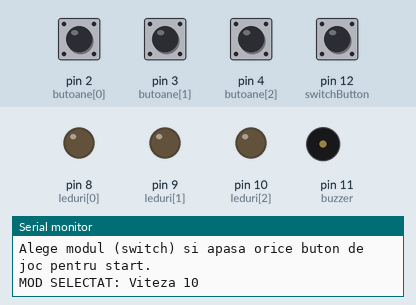
This sketch was run on a simulated Arduino Uno, built with avr-gcc and run on an emulated ATmega328P. On the bench: output pins drawn as LEDs (lit = HIGH), buzzer (waves = sounding), the last lines printed to the serial monitor. Dashed ring = blinking. The inputs (shaded band) are chosen by the test bench; at power-on: pin 2 (butoane[0]), pin 3 (butoane[1]), pin 4 (butoane[2]), pin 12 (switchButton) HIGH. Random numbers use the default seed unless the sketch sets one.

Above: at 1.2 s.
1.3 s: pin 2 (butoane[0]) pulled LOW for 1 s
At 2.02 s:
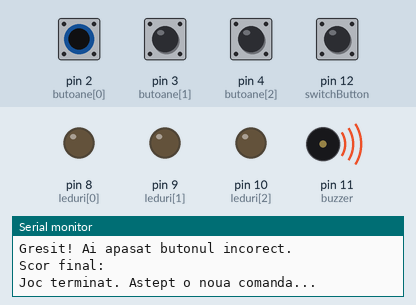
4.3 s: pin 4 (butoane[2]) pulled LOW for 1 s
At 6.3 s:
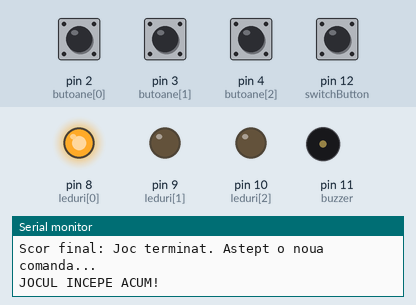
7.3 s: pin 12 (switchButton) pulled LOW for 0.15 s
At 7.6 s:
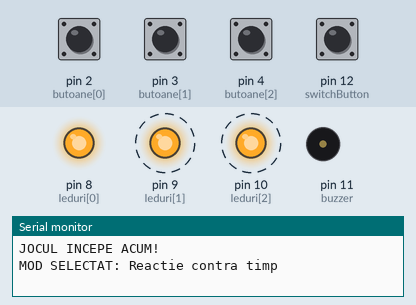
10.3 s: pin 3 (butoane[1]) pulled LOW for 1 s
At 12.4 s:
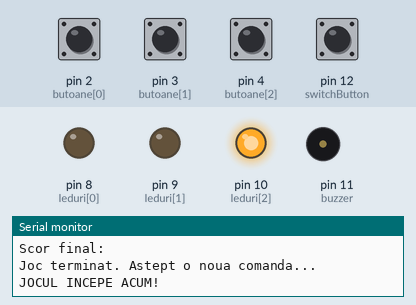
13.3 s: pin 3 (butoane[1]) driven LOW and pin 4 (butoane[2]) driven LOW
16.3 s: pin 3 (butoane[1]) driven HIGH
Timing chart, 0 to 20.3 s (numbered marks = the images above; inputs shaded):
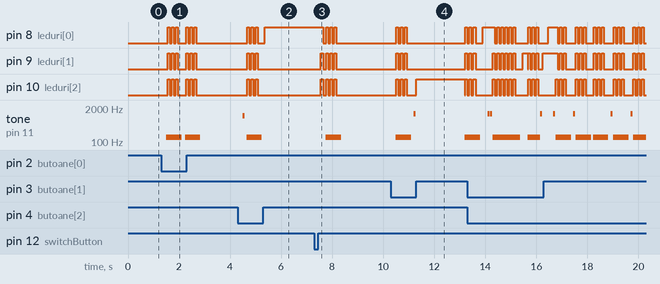

Measured:
- after the input at 1.3 s, tone on pin 11 (buzzer): alternates 150 Hz for 0.60 s and silent for 0.13 s, 4 changes in all, then stays silent, starting after 0.21 s
- after the input at 4.3 s, pin 8 (leduri[0]): LOW → HIGH after 0.38 s, then repeats every 0.16 s: LOW 0.08 s, HIGH 0.08 s; pin 9 (leduri[1]): alternates HIGH for 0.08 s and LOW for 0.08 s, 6 changes in all, then stays LOW, starting after 0.38 s
- after the input at 7.3 s, pin 8 (leduri[0]): alternates HIGH for 0.08 s and LOW for 0.08 s, 7 changes in all, then stays LOW, starting after 0.35 s; pin 9 (leduri[1]): alternates HIGH for 0.08 s and LOW for 0.08 s, 8 changes in all, then stays LOW, starting after 0.25 s
- after the input at 10.3 s, tone on pin 11 (buzzer): plays 150 Hz for 0.60 s, 1200 Hz for 0.08 s, 150 Hz for 0.10 s, starting after 0.20 s

The sketch:

reaction_time.ino
```cpp
int butoane[3] = {2, 3, 4};
int leduri[3]  = {8, 9, 10};
int buzzer = 11;
int switchButton = 12;

int current = -1;
int roundCount = 0;
unsigned long startTime;
bool gameStarted = false;
bool gameOver = true;
bool waitingForStart = true;
int gameMode = 0; // 0 = Viteza 10, 1 = Reactie contra timp

unsigned long ledOnTime = 0;
float reactionTime = 2000;
const float minReactionTime = 400;
const float decreaseStep = 100;

void setup() {
  Serial.begin(9600);
  randomSeed(analogRead(A0));

  for(int i=0; i<3; i++){
    pinMode(butoane[i], INPUT_PULLUP);
    pinMode(leduri[i], OUTPUT);
    digitalWrite(leduri[i], LOW);
  }

  pinMode(buzzer, OUTPUT);
  pinMode(switchButton, INPUT_PULLUP);

  Serial.println("Alege modul (switch) si apasa orice buton de joc pentru start.");
  printCurrentMode();
}

void loop() {
  if(digitalRead(switchButton) == LOW){
    delay(250);
    if(gameMode == 1)
      gameMode = 0;
    else
      gameMode = 1;
    printCurrentMode();
    blinkAllLEDs(1, 100);
  }

  if(waitingForStart){
    for(int i=0; i<3; i++){
      if(digitalRead(butoane[i]) == LOW){
        delay(200);
        startGame();
      }
    }
    return;
  }

  if(gameMode == 0) playViteza10();
  else playReactieContraTimp();
}

void printCurrentMode() {
  Serial.print("MOD SELECTAT: ");
  if (gameMode == 0)
    Serial.println("Viteza 10\n");
  else
    Serial.println("Reactie contra timp\n");
}

void startGame() {
  Serial.println("\nJOCUL INCEPE ACUM!");
  waitingForStart = false;
  gameOver = false;
  gameStarted = true;
  roundCount = 0;
  reactionTime = 2000;
  startTime = millis();
  nextLed();
}

void playViteza10(){
  for(int i=0; i<3; i++){
    if(digitalRead(butoane[i]) == LOW){
      if(i == current){
        digitalWrite(leduri[current], LOW);
        tone(buzzer, 1000, 80);
        roundCount++;
        if(roundCount >= 10){
          unsigned long totalTime = millis() - startTime;
          Serial.print("FELICITARI! Timp final: ");
          Serial.print(totalTime / 1000.0);
          Serial.println(" secunde.");
          endGame();
        } else {
          delay(150);
          nextLed();
        }
      } else {
        fail("Gresit! Ai apasat butonul incorect.");
      }
    }
  }
}


void playReactieContraTimp(){
  for(int i=0; i<3; i++){
    if(digitalRead(butoane[i]) == LOW){
      if(i == current){
        digitalWrite(leduri[current], LOW);
        tone(buzzer, 1200, 80);
        roundCount++;
        if(reactionTime > minReactionTime) reactionTime -= decreaseStep;
        delay(100);
        nextLed();
      } else {
        fail("Gresit!");
      }
    }
  }
  if(millis() - ledOnTime > (unsigned long)reactionTime){
    fail("PREA LENT! Timpul a expirat.");
  }
}

void nextLed(){
  int prev = current;
  while(current == prev){
    current = random(0,3);
  }
  digitalWrite(leduri[current], HIGH);
  ledOnTime = millis();
}

void fail(String msg){
  Serial.println(msg);
  Serial.print("Scor final: ");
  Serial.print(roundCount + "\n");
  tone(buzzer, 150, 600);
  endGame();
}

void endGame(){
  for(int i=0; i<3; i++) digitalWrite(leduri[i], LOW);
  gameOver = true;
  waitingForStart = true;
  Serial.println("Joc terminat. Astept o noua comanda...\n");
  blinkAllLEDs(3, 80);
}

void blinkAllLEDs(int times, int delayTime){
  for(int t=0; t<times; t++){
    for(int i=0; i<3; i++) digitalWrite(leduri[i], HIGH);
    delay(delayTime);
    for(int i=0; i<3; i++) digitalWrite(leduri[i], LOW);
    delay(delayTime);
  }
}
```
